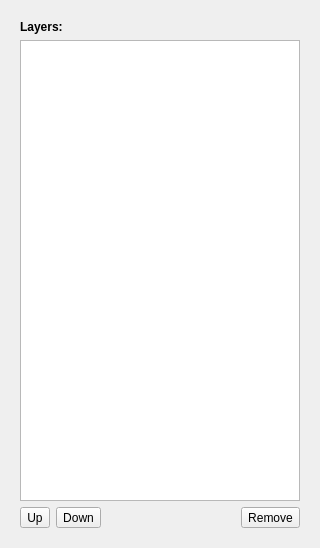
<?xml version="1.0" encoding="UTF-8"?>
<ui version="4.0">
 <class>Form</class>
 <widget class="QWidget" name="Form">
  <property name="geometry">
   <rect>
    <x>0</x>
    <y>0</y>
    <width>320</width>
    <height>548</height>
   </rect>
  </property>
  <property name="sizePolicy">
   <sizepolicy hsizetype="Preferred" vsizetype="Maximum">
    <horstretch>0</horstretch>
    <verstretch>0</verstretch>
   </sizepolicy>
  </property>
  <property name="windowTitle">
   <string>Form</string>
  </property>
  <layout class="QVBoxLayout" name="verticalLayout_3">
   <item>
    <widget class="QWidget" name="viewerControls" native="true">
     <property name="sizePolicy">
      <sizepolicy hsizetype="Preferred" vsizetype="Expanding">
       <horstretch>0</horstretch>
       <verstretch>0</verstretch>
      </sizepolicy>
     </property>
     <layout class="QVBoxLayout" name="verticalLayout_2">
      <item>
       <widget class="QLabel" name="label_2">
        <property name="sizePolicy">
         <sizepolicy hsizetype="Preferred" vsizetype="Maximum">
          <horstretch>0</horstretch>
          <verstretch>0</verstretch>
         </sizepolicy>
        </property>
        <property name="text">
         <string>&lt;b&gt;Layers:&lt;/b&gt;</string>
        </property>
       </widget>
      </item>
      <item>
       <widget class="LayerWidget" name="layerWidget">
        <property name="sizePolicy">
         <sizepolicy hsizetype="Preferred" vsizetype="Expanding">
          <horstretch>0</horstretch>
          <verstretch>0</verstretch>
         </sizepolicy>
        </property>
       </widget>
      </item>
      <item>
       <layout class="QHBoxLayout" name="horizontalLayout_2">
        <item>
         <widget class="QToolButton" name="UpButton">
          <property name="toolTip">
           <string>move layer up</string>
          </property>
          <property name="text">
           <string>Up</string>
          </property>
          <property name="icon">
           <iconset>
            <normaloff>../../shell/gui/icons/16x16/actions/go-up.png</normaloff>../../shell/gui/icons/16x16/actions/go-up.png</iconset>
          </property>
         </widget>
        </item>
        <item>
         <widget class="QToolButton" name="DownButton">
          <property name="toolTip">
           <string>move layer down</string>
          </property>
          <property name="text">
           <string>Down</string>
          </property>
          <property name="icon">
           <iconset>
            <normaloff>../../shell/gui/icons/16x16/actions/go-down.png</normaloff>../../shell/gui/icons/16x16/actions/go-down.png</iconset>
          </property>
         </widget>
        </item>
        <item>
         <spacer name="horizontalSpacer">
          <property name="orientation">
           <enum>Qt::Horizontal</enum>
          </property>
          <property name="sizeHint" stdset="0">
           <size>
            <width>40</width>
            <height>20</height>
           </size>
          </property>
         </spacer>
        </item>
        <item>
         <widget class="QToolButton" name="DeleteButton">
          <property name="toolTip">
           <string>delete layer</string>
          </property>
          <property name="text">
           <string>Remove</string>
          </property>
          <property name="icon">
           <iconset>
            <normaloff>../../shell/gui/icons/16x16/actions/list-remove.png</normaloff>../../shell/gui/icons/16x16/actions/list-remove.png</iconset>
          </property>
         </widget>
        </item>
       </layout>
      </item>
     </layout>
    </widget>
   </item>
  </layout>
 </widget>
 <customwidgets>
  <customwidget>
   <class>LayerWidget</class>
   <extends>QListView</extends>
   <header>volumina.widgets.layerwidget</header>
  </customwidget>
 </customwidgets>
 <resources/>
 <connections/>
</ui>
